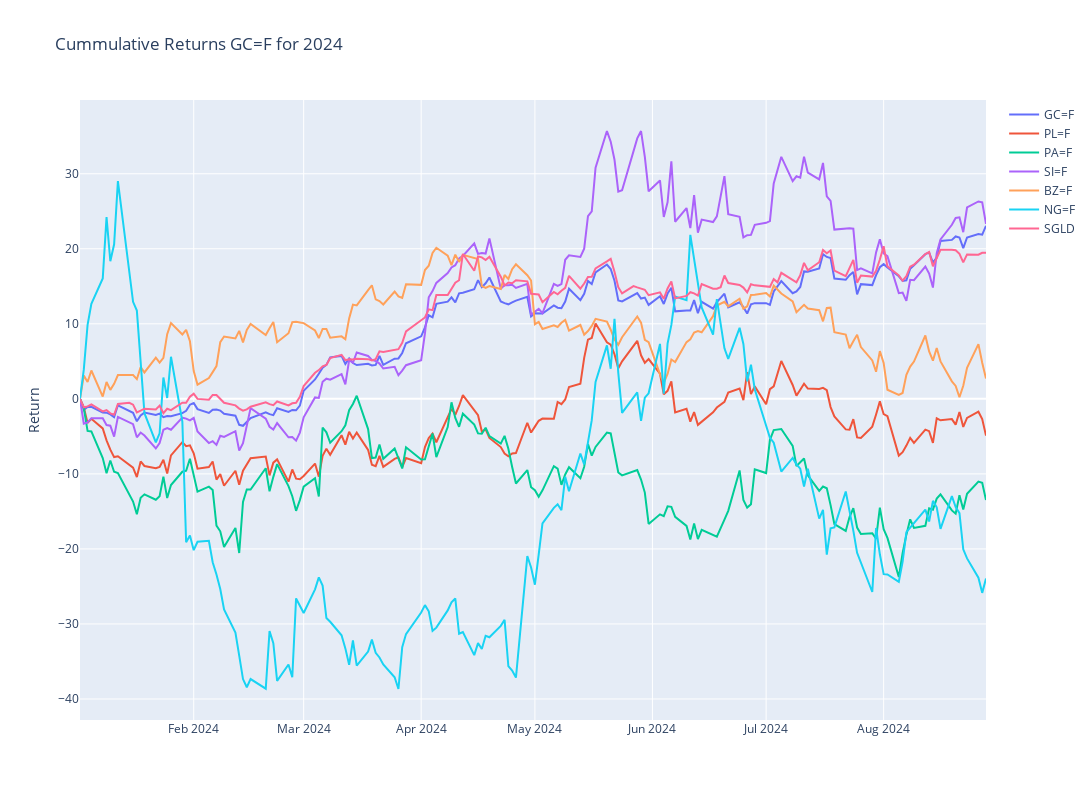

Notebook code for this chart:
### Code cell
# Plotly
fig = make_subplots()

# Graph (1,1)
# Loop all stock files and get cummulative return for year
for stock in tqdm(index_list):
    f = os.path.join("../input", stock)
    df = pd.read_csv(f+".csv",index_col="Date",parse_dates=True)
    df['Cummulative_Return'] = cumulative_return(df["Adj Close"].loc[year])
    fig.add_trace(go.Scatter(x=df['Cummulative_Return'].loc[year].index,y=df['Cummulative_Return'].loc[year],mode="lines",name=stock.split('.')[0]),row=1,col=1)

# Update xaxis properties
fig.update_yaxes(title_text="Return", row=1, col=1)

fig.update_layout(height=800, width=1300,showlegend=True,title=f"Cummulative Returns {ticker} for {year}")

fig.show()

### Figure 1 — Plotly figure (JSON) as saved in the notebook; plotly's stock layout.template omitted (floating-point values rounded to 4 significant figures; data arrays with more than 128 entries replaced by an {"elided": "..."} marker saying what was removed)
{"data": [{"mode": "lines", "name": "GC=F", "type": "scatter", "x": {"elided": "166 str values"}, "xaxis": "x", "y": {"elided": "166 float values"}, "yaxis": "y"}, {"mode": "lines", "name": "PL=F", "type": "scatter", "x": {"elided": "166 str values"}, "xaxis": "x", "y": {"elided": "166 float values"}, "yaxis": "y"}, {"mode": "lines", "name": "PA=F", "type": "scatter", "x": {"elided": "166 str values"}, "xaxis": "x", "y": {"elided": "166 float values"}, "yaxis": "y"}, {"mode": "lines", "name": "SI=F", "type": "scatter", "x": {"elided": "166 str values"}, "xaxis": "x", "y": {"elided": "166 float values"}, "yaxis": "y"}, {"mode": "lines", "name": "BZ=F", "type": "scatter", "x": {"elided": "166 str values"}, "xaxis": "x", "y": {"elided": "166 float values"}, "yaxis": "y"}, {"mode": "lines", "name": "NG=F", "type": "scatter", "x": {"elided": "166 str values"}, "xaxis": "x", "y": {"elided": "166 float values"}, "yaxis": "y"}, {"mode": "lines", "name": "SGLD", "type": "scatter", "x": {"elided": "168 str values"}, "xaxis": "x", "y": {"elided": "168 float values"}, "yaxis": "y"}], "layout": {"height": 800, "showlegend": true, "title": {"text": "Cummulative Returns GC=F for 2024"}, "width": 1300, "xaxis": {"anchor": "y", "domain": [0, 1]}, "yaxis": {"anchor": "x", "domain": [0, 1], "title": {"text": "Return"}}}}
